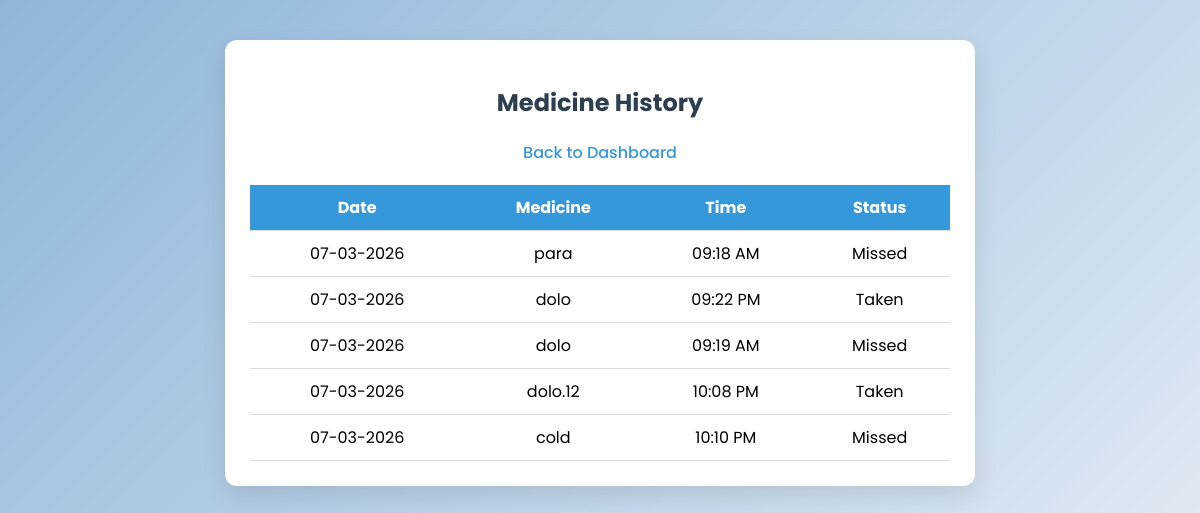
Before: /history with the older database file.
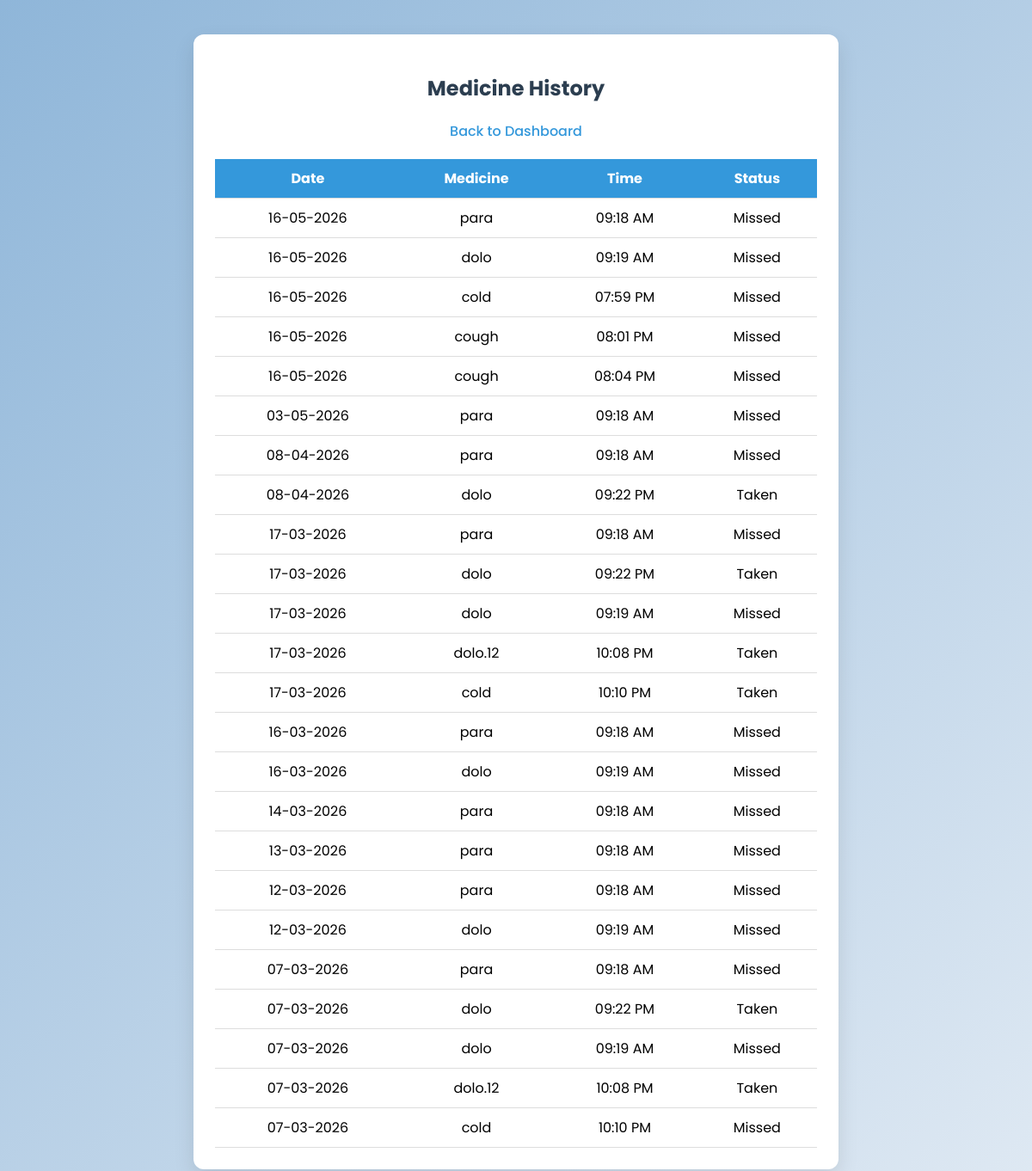
After: the same page with the newer database file.
### tables this page shows
CREATE TABLE history(
        id INTEGER PRIMARY KEY AUTOINCREMENT,
        medicine_id INTEGER,
        date TEXT,
        status TEXT
    );

CREATE TABLE medicines(
        id INTEGER PRIMARY KEY AUTOINCREMENT,
        user_id INTEGER,
        medicine_name TEXT,
        dosage TEXT,
        time TEXT
    );

### app.py (the view)
@app.route("/history")
def history():
    conn = get_db()
    rows = conn.execute("""
    SELECT medicines.medicine_name,
           medicines.time,
           history.date,
           history.status
    FROM history
    JOIN medicines ON medicines.id = history.medicine_id
    ORDER BY history.date DESC
    """).fetchall()
    data = []
    for r in rows:
        time_12 = datetime.strptime(r["time"], "%H:%M").strftime("%I:%M %p")
        date_display = datetime.strptime(r["date"], "%Y-%m-%d").strftime("%d-%m-%Y")
        data.append({
            "medicine_name": r["medicine_name"],
            "time": time_12,
            "date": date_display,
            "status": r["status"]
        })
    conn.close()
    return render_template("history.html", data=data)

### app.py (called while the page is built)
def get_db():
    conn = sqlite3.connect(DB)
    conn.row_factory = sqlite3.Row
    return conn

### templates/history.html (shortened to what this page needs)
<!DOCTYPE html>
<html>
<head>
<link rel="stylesheet" href="/static/style.css">
</head>
<body>
<div class="container">
<h2>Medicine History</h2>
<div class="nav">
<a href="/">Back to Dashboard</a>
</div>
<table>
<tr>
<th>Date</th>
<th>Medicine</th>
<th>Time</th>
<th>Status</th>
</tr>
{% for h in data %}
<tr>
<td>{{h.date}}</td>
<td>{{h.medicine_name}}</td>
<td>{{h.time}}</td>
<td>{{h.status}}</td>
</tr>
{% endfor %}
</table>
</div>
</body>
</html>

### static/style.css (style rules this page uses)
body { font-family:'Poppins',sans-serif; background:linear-gradient(135deg,#8fb6d9,#dfe9f3); margin:0; padding:0; }
.container { width:90%; max-width:700px; margin:40px auto; background:white; padding:25px; border-radius:12px; box-shadow:0 10px 25px rgba(0,0,0,0.1); }
h2 { text-align:center; color:#2c3e50; }
.nav { text-align:center; margin-bottom:10px; }
.nav a { margin:0 10px; text-decoration:none; color:#3498db; font-weight:500; }
table { width:100%; margin-top:20px; border-collapse:collapse; }
th,td { padding:10px; text-align:center; border-bottom:1px solid #ddd; }
th { background:#3498db; color:white; }

Changed rows visible on the page:
added history: date "16-05-2026", medicine_name "para", time "09:18 AM", status "Missed"
added history: date "16-05-2026", medicine_name "dolo", time "09:19 AM", status "Missed"
added history: date "16-05-2026", medicine_name "cold", time "07:59 PM", status "Missed"
added history: date "16-05-2026", medicine_name "cough", time "08:01 PM", status "Missed"
added history: date "16-05-2026", medicine_name "cough", time "08:04 PM", status "Missed"
added history: date "03-05-2026", medicine_name "para", time "09:18 AM", status "Missed"
added history: date "08-04-2026", medicine_name "para", time "09:18 AM", status "Missed"
added history: date "08-04-2026", medicine_name "dolo", time "09:22 PM", status "Taken"
added history: date "17-03-2026", medicine_name "para", time "09:18 AM", status "Missed"
added history: date "17-03-2026", medicine_name "dolo", time "09:22 PM", status "Taken"
added history: date "17-03-2026", medicine_name "dolo", time "09:19 AM", status "Missed"
added history: date "17-03-2026", medicine_name "dolo.12", time "10:08 PM", status "Taken"
added history: date "17-03-2026", medicine_name "cold", time "10:10 PM", status "Taken"
added history: date "16-03-2026", medicine_name "para", time "09:18 AM", status "Missed"
added history: date "16-03-2026", medicine_name "dolo", time "09:19 AM", status "Missed"
added history: date "14-03-2026", medicine_name "para", time "09:18 AM", status "Missed"
added history: date "13-03-2026", medicine_name "para", time "09:18 AM", status "Missed"
added history: date "12-03-2026", medicine_name "para", time "09:18 AM", status "Missed"
added history: date "12-03-2026", medicine_name "dolo", time "09:19 AM", status "Missed"
